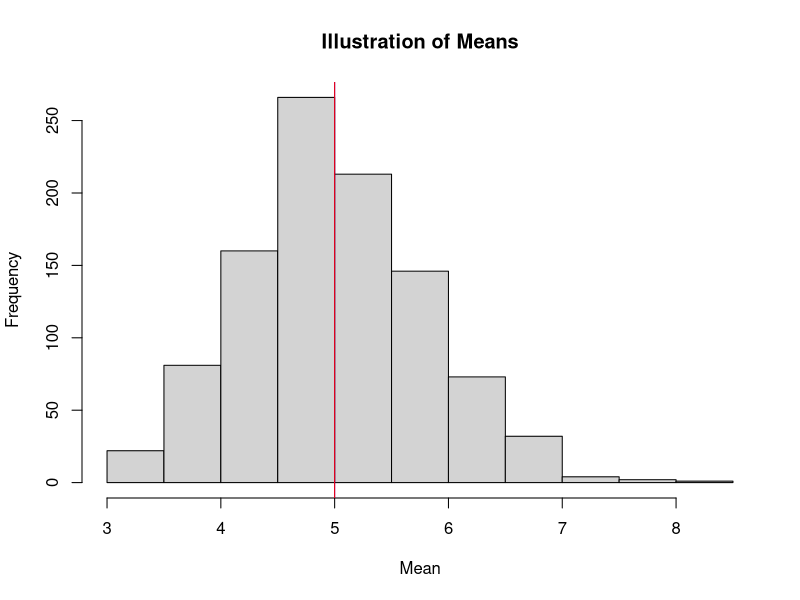
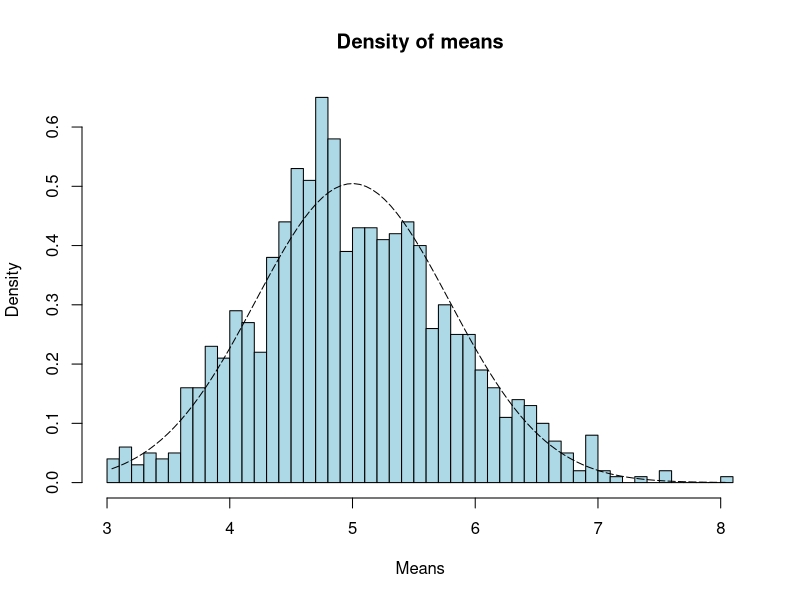
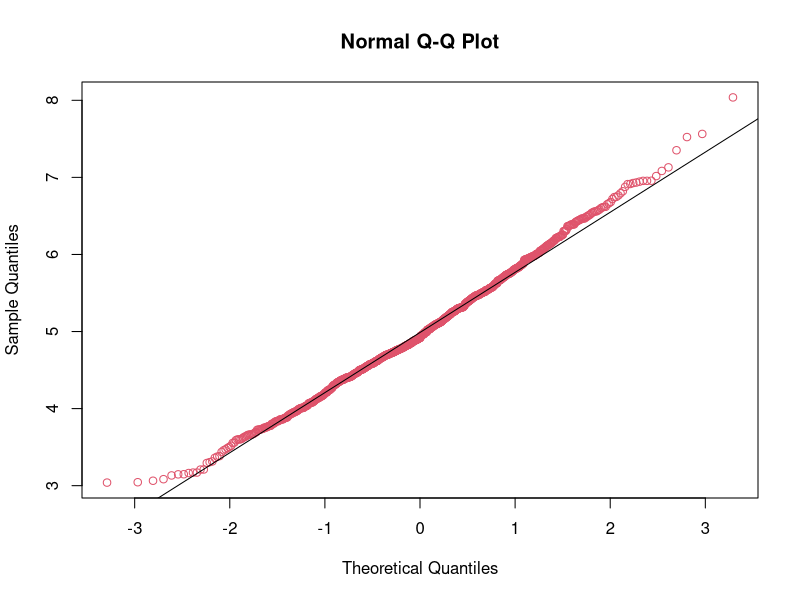
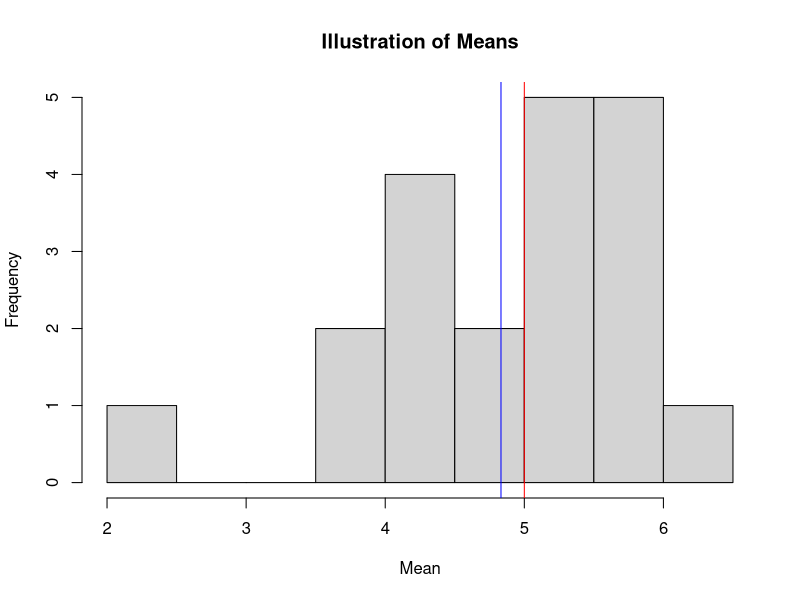
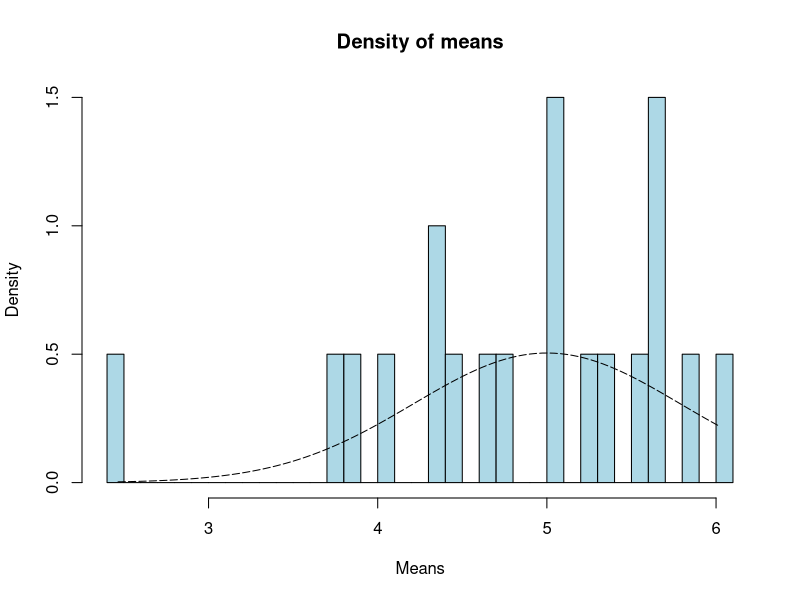
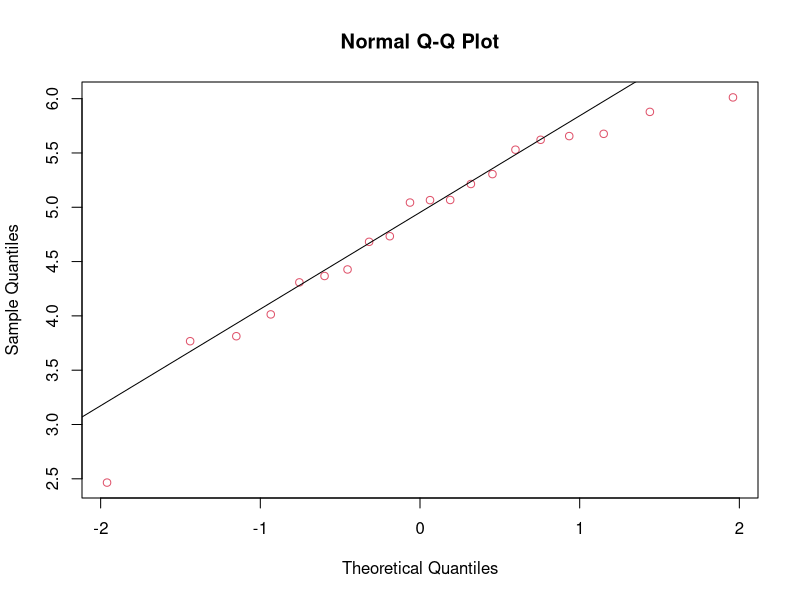

Write the R code that produced these figures, in order.
## ---- chunk 1
knitr::opts_chunk$set(echo = TRUE)
## ---- chunk 2

set.seed(100)

# Given:
lambda <- 0.2

n <- 40

sims <- 1000

# simulate
sims_exponentials <- replicate(sims, rexp(n, lambda))

# calculate mean of exponentials
means_exponentials <- apply(sims_exponentials, 2, mean)

## ---- chunk 3

sample_mean <- mean(means_exponentials)

sample_mean
## ---- chunk 4

Theoretical_mean <- 1/lambda
Theoretical_mean

## ---- chunk 5

hist(means_exponentials, xlab = "Mean", main = "Illustration of Means")
abline(v = sample_mean, col = "blue")
abline(v = Theoretical_mean, col = "red")

## ---- chunk 6

sd_sample <- sd(means_exponentials)

var_sample <- (sd_sample^2)

var_sample

sd_theoretical <- (1/lambda)/(sqrt(n))

var_theoretical <- (sd_theoretical^2)

var_theoretical

# Comparison

abs(sd_sample-sd_theoretical)

## ---- chunk 7

xfit <- seq(min(means_exponentials), max(means_exponentials), length=100)
yfit <- dnorm(xfit, mean=1/lambda, sd=(1/lambda/sqrt(n)))
hist(means_exponentials,breaks=n,prob=T,col="light blue",xlab = "Means",main="Density of means",ylab="Density")
lines(xfit, yfit, pch=22, col="black", lty=5)

## ---- chunk 8

qqnorm(means_exponentials, col=2)
qqline(means_exponentials, col = 1)

## ---- chunk 9
lambda <- 0.2

n <- 40

sims <- 20

sims_exponentials <- replicate(sims, rexp(n, lambda))

means_exponentials <- apply(sims_exponentials, 2, mean)


sample_mean <- mean(means_exponentials)

sample_mean


Theoretical_mean <- 1/lambda
Theoretical_mean


hist(means_exponentials, xlab = "Mean", main = "Illustration of Means")
abline(v = sample_mean, col = "blue")
abline(v = Theoretical_mean, col = "red")


sd_sample <- sd(means_exponentials)

var_sample <- (sd_sample^2)

var_sample

sd_theoretical <- (1/lambda)/(sqrt(n))

var_theoretical <- (sd_theoretical^2)

var_theoretical

# Comparison

abs(sd_sample-sd_theoretical)


xfit <- seq(min(means_exponentials), max(means_exponentials), length=100)
yfit <- dnorm(xfit, mean=1/lambda, sd=(1/lambda/sqrt(n)))
hist(means_exponentials,breaks=n,prob=T,col="light blue",xlab = "Means",main="Density of means",ylab="Density")
lines(xfit, yfit, pch=22, col="black", lty=5)


qqnorm(means_exponentials, col=2)
qqline(means_exponentials, col = 1)

